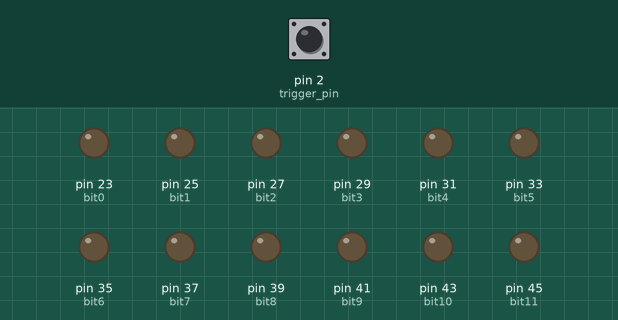
The sketch below on a simulated Arduino Mega 2560, built with avr-gcc and run on an emulated ATmega2560. Shown: output pins drawn as LEDs (lit = HIGH). Inputs (shaded band) come from the test bench; at power-on: pin 2 (trigger_pin) LOW.

Above: at 1.2 s.
1.3 s: pin 2 (trigger_pin) driven HIGH
At 2.0 s:
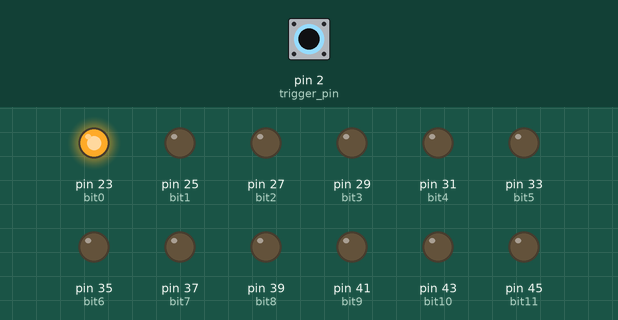
2.8 s: pin 2 (trigger_pin) pulsed LOW 5 times (0.12 s each, 0.3 s apart)
At 4.8 s:
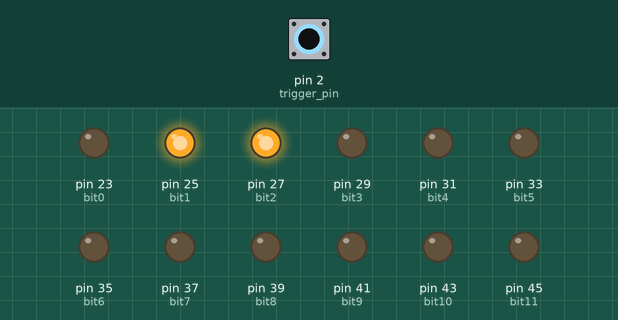
5.8 s: pin 2 (trigger_pin) pulsed LOW 2 times (0.12 s each, 0.3 s apart)
At 7.6 s:
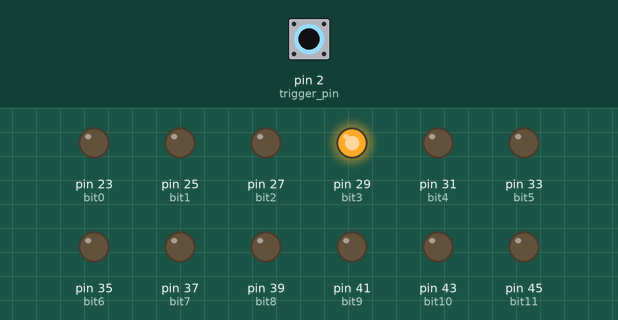
Timing chart, 0 to 9.1 s (numbered marks = the images above; inputs shaded):
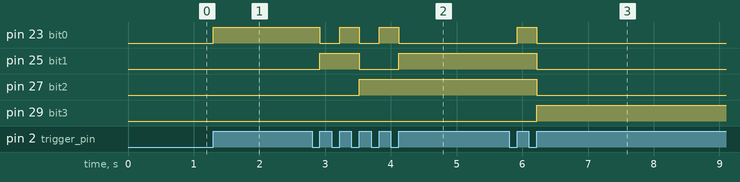

The sketch:

Operating_DAC.ino
```cpp
// DAC pins
int bit0 = 23;
int bit1 = 25;
int bit2 = 27;
int bit3 = 29;
int bit4 = 31;
int bit5 = 33;
int bit6 = 35;
int bit7 = 37;
int bit8 = 39;
int bit9 = 41;
int bit10 = 43;
int bit11 = 45;

// Trigger
int trigger_pin = 2;
int triggerIn = 0;
int triggerInFF = 0;

// DAC
unsigned int max_dac_code = pow(2,24) - 1;
unsigned int dac_code = 0;

void setup()
{
  pinMode(bit0, OUTPUT);
  pinMode(bit1, OUTPUT);
  pinMode(bit2, OUTPUT);
  pinMode(bit3, OUTPUT);
  pinMode(bit4, OUTPUT);
  pinMode(bit5, OUTPUT);
  pinMode(bit6, OUTPUT);
  pinMode(bit7, OUTPUT);
  pinMode(bit8, OUTPUT);
  pinMode(bit9, OUTPUT);
  pinMode(bit10, OUTPUT);
  pinMode(bit11, OUTPUT);

  pinMode(trigger_pin, INPUT);

  set_dac_code(dac_code);

}


void loop()
{
  triggerIn = digitalRead(trigger_pin);
  if(triggerIn == 1 && triggerInFF == 0)
  {
    triggerInFF = 1;
    dac_code++;
    if (dac_code < max_dac_code)
    {
      set_dac_code(dac_code);
    }
    else
    {
     dac_code = 0;
     set_dac_code(dac_code);
    }
  }

  if (triggerIn == 0)
  {
   triggerInFF = 0;
  }

}

void set_dac_code(unsigned int dacCode)
{
  if((dacCode&0x001) ==0x001) digitalWrite(bit0, HIGH);
  else digitalWrite(bit0, LOW);

  if((dacCode&0x002) ==0x002) digitalWrite(bit1, HIGH);
  else digitalWrite(bit1, LOW);

  if((dacCode&0x004) ==0x004) digitalWrite(bit2, HIGH);
  else digitalWrite(bit2, LOW);

  if((dacCode&0x008) ==0x008) digitalWrite(bit3, HIGH);
  else digitalWrite(bit3, LOW);

  if((dacCode&0x010) ==0x010) digitalWrite(bit4, HIGH);
  else digitalWrite(bit4, LOW);

  if((dacCode&0x020) ==0x020) digitalWrite(bit5, HIGH);
  else digitalWrite(bit5, LOW);

  if((dacCode&0x040) ==0x040) digitalWrite(bit6, HIGH);
  else digitalWrite(bit6, LOW);

  if((dacCode&0x080) ==0x080) digitalWrite(bit7, HIGH);
  else digitalWrite(bit7, LOW);

  if((dacCode&0x100) ==0x100) digitalWrite(bit8, HIGH);
  else digitalWrite(bit8, LOW);

  if((dacCode&0x200) ==0x200) digitalWrite(bit9, HIGH);
  else digitalWrite(bit9, LOW);

  if((dacCode&0x400) ==0x400) digitalWrite(bit10, HIGH);
  else digitalWrite(bit10, LOW);

  if((dacCode&0x800) ==0x800) digitalWrite(bit11, HIGH);
  else digitalWrite(bit11, LOW);
}
```

Measured:
- after the input at 1.3 s, pin 23 (bit0): LOW → HIGH at once
- after the input at 2.8 s, pin 23 (bit0): alternates HIGH for 0.30 s and LOW for 0.30 s, 5 changes in all, then stays LOW, starting after 0.12 s; pin 25 (bit1): LOW → HIGH after 0.12 s, → LOW 0.60 s later, → HIGH 0.60 s later; pin 27 (bit2): LOW → HIGH after 0.72 s
- after the input at 5.8 s, pin 23 (bit0): LOW → HIGH after 0.12 s, → LOW 0.30 s later; pin 25 (bit1), pin 27 (bit2): HIGH → LOW after 0.42 s; pin 29 (bit3): LOW → HIGH after 0.42 s
